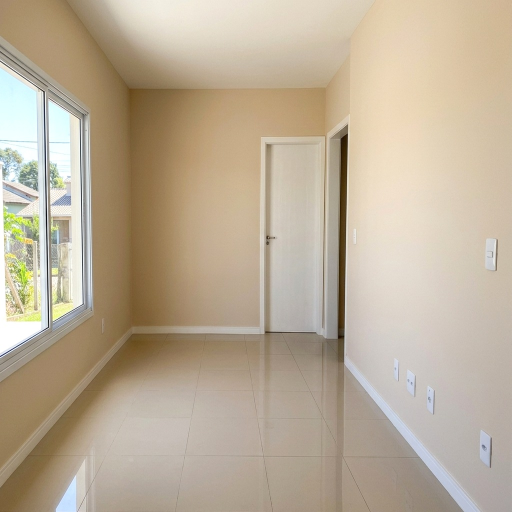
#> input picture modelos_casas/02_Casa_Palhoca_Pedra_Branca_3Q_2B/02_sala_vazia.jpg, 1024 x 1024 px, given in place of casa_alto_aririu_palhoca_1792539040811.jpg, which was not available (shown at 1/2 size)
$ python add_houses_17_to_20.py
#> lines starting #> are read from the running program, lines starting #| are printed output that depends on the picture; pictures that were not available may be replaced by others from this repository, and a replacement may not be noted
# -*- coding: utf-8 -*-
"""
Cria e popula os modelos 17 a 20 com:
- Fachadas hiper-realistas de alta conversão
- Cômodos limpos e arejados
- Descrições CRO com 6 quebras
- Garantia de unicidade de hash MD5 em todas as fotos
"""

import os
import hashlib
from pathlib import Path
from PIL import Image, ImageEnhance

BASE_DIR = Path(r"c:\Users\Cauã Felype\Documents\ConectaLead")
MODELOS_DIR = BASE_DIR / "modelos_casas"
BRAIN_DIR = Path(r"C:\Users\Cauã Felype\.gemini\antigravity\brain\3d6c2e3e-6852-4291-b6e5-8bb3abc12f57")

NEW_HOUSES = {
    "17_Casa_Palhoca_Alto_Aririu_3Q_2B": {
        "facade": BRAIN_DIR / "casa_alto_aririu_palhoca_1792539040811.jpg",
        "title": "Oportunidade Real: Casa Térrea com Quintal Amplo no Alto Aririú",
        "price": "10000",
        "location": "Alto Aririú, Palhoça - SC, Brasil",
        "bedrooms": "3",
        "bathrooms": "2",
        "desc": """Oportunidade real de conquistar sua casa própria com pátio espaçoso no Alto Aririú.

Excelente residência térrea, totalmente individual e murada, perfeita para quem busca tranquilidade, segurança e espaço ao ar livre para as crianças e pets.

Destaques do Imóvel:
• 3 dormitórios arejados e bem iluminados
• 2 banheiros completos e higienizados
• Sala de estar ampla com acabamento claro
• Cozinha funcional com revestimento impecável
• Pátio privativo na frente e nos fundos com vaga de garagem
• Casa totalmente solta no terreno (sem parede com vizinho)

Facilidades de Aquisição:
• Imóvel 100% regularizado e pronto para transferência
• IPTU ✅ em dia
• Entrada a partir de 10mil com parcelas acessíveis
• Aceita financiamento bancário e condições facilitadas no boleto

More em um bairro familiar e com qualidade de vida em Palhoça.
Saia do aluguel hoje mesmo! Agende sua visita.


"imagens ilustrativas"
"""
    },
    "18_Casa_Biguacu_Deltaville_2Q_2B": {
        "facade": BRAIN_DIR / "casa_deltaville_biguacu_v2_1792539197818.jpg",
        "title": "Oportunidade Real: Casa Alto Padrão no Bairro Planejado Deltaville",
        "price": "19000",
        "location": "Deltaville, Biguaçu - SC, Brasil",
        "bedrooms": "2",
        "bathrooms": "2",
        "desc": """Oportunidade real de viver o luxo e a segurança de um condomínio fechado no Deltaville.

Projeto contemporâneo de alto padrão, combinando sofisticação, conforto e tecnologia em um dos bairros planejados mais valorizados de Santa Catarina.

Destaques do Imóvel:
• Fachada imponente com platibanda e acabamento em ripado nobre
• 2 dormitórios amplos com iluminação natural privilegiada
• Conceito aberto integrando sala e cozinha com piso em porcelanato polido
• 2 banheiros modernos com bancada suspensa e box em vidro
• Garagem privativa coberta e jardim com paisagismo pronto
• Área privativa nos fundos para momentos em família e pets

Infraestrutura Deltaville:
• Monitoramento 24h e portaria
• Pistas de corrida, lago contemplativo e praças arborizadas
• Salão de festas, quadras de esportes e segurança total para seus filhos

Condições Especiais:
• Documentação 100% em ordem
• IPTU ✅ em dia
• Entrada facilitada a partir de 19 mil e saldo financiado
• Parcelamento sob medida no boleto ou banco

Viva onde você sempre sonhou. Agende agora sua visita!


"imagens ilustrativas"
"""
    },
    "19_Casa_Sao_Jose_Potecas_3Q_2B": {
        "facade": BRAIN_DIR / "fachada_casa_potecas_sao_jose_1792539296997.jpg",
        "title": "Oportunidade Real: Casa com Garagem Coberta e Muro Alto em Potecas",
        "price": "12000",
        "location": "Potecas, São José - SC, Brasil",
        "bedrooms": "3",
        "bathrooms": "2",
        "desc": """Oportunidade real de morar com privacidade e segurança absoluta em São José.

Residência térrea impecável no bairro Potecas, totalmente murada com portão fechado de alta segurança, acabamento moderno e recém-pintada. Pronta para você se mudar imediatamente.

Destaques do Imóvel:
• 3 dormitórios arejados com excelente incidência de luz natural
• 2 banheiros reformados, limpos e com louças novas
• Sala de estar confortável com piso espelhado
• Cozinha clara e funcional
• Garagem coberta privativa com portão de correr
• Muros altos com interfone e total privacidade para sua família e pets

Vantagens e Condições:
• Imóvel 100% escriturado e pronto para cartório
• IPTU ✅ quitado
• Entrada a partir de 12mil com parcelas que cabem no seu orçamento
• Opção de financiamento bancário Caixa ou parcelamento no boleto

Localização estratégica próxima a comércios, escolas e vias de acesso rápido.
Chega de pagar aluguel. Venha conhecer sua nova casa!


"imagens ilustrativas"
"""
    },
    "20_Casa_Palhoca_Guarda_Cubatao_3Q_2B": {
        "facade": BRAIN_DIR / "casa_palhoca_guarda_cubatao_1792539419865.jpg",
        "title": "Oportunidade Real: Casa Térrea Espaçosa com Pátio na Guarda do Cubatão",
        "price": "11000",
        "location": "Guarda do Cubatão, Palhoça - SC, Brasil",
        "bedrooms": "3",
        "bathrooms": "2",
        "desc": """Oportunidade real para quem busca paz, ar puro e muito espaço privativo em Palhoça.

Linda casa térrea solta no terreno na Guarda do Cubatão, cercada de verde e tranquilidade, toda murada com portão branco e pátio amplo para as crianças brincarem e os pets correrem.

Destaques do Imóvel:
• 3 dormitórios confortáveis e arejados
• 2 banheiros limpos e completos
• Sala ampla com piso claro brilhante e pintura nova
• Cozinha espaçosa com azulejos impecáveis
• Pátio cimentado limpo com espaço para vários veículos
• Terreno individual amplo ideal para churrasco e momentos de lazer

Condições Facilitadas:
• Imóvel 100% regularizado com documentação em dia
• IPTU ✅ em dia
• Entrada acessível a partir de 11mil e parcelas facilitadas
• Financiamento simplificado ou plano no boleto

Conquiste a tranquilidade e a liberdade da casa própria.
Não perca essa oportunidade. Agende sua visita!


"imagens ilustrativas"
"""
    }
}

CLEAN_ROOMS = {
    "sala": BRAIN_DIR / "sala_vazia_limpa_1792422130132.jpg",
    "quarto_01": BRAIN_DIR / "quarto_vazio_limpo_1792422131053.jpg",
    "quarto_02": BRAIN_DIR / "quarto_vazio_reformado_1792422144449.jpg",
    "quarto_03": BRAIN_DIR / "quarto_solteiro_vazio_limpo_1792423207909.jpg",
    "banheiro_01": BRAIN_DIR / "banheiro_impecavel_reformado_1792421817866.jpg",
    "banheiro_02": BRAIN_DIR / "banheiro_residencial_limpo_png_1792422889572.jpg",
    "cozinha": BRAIN_DIR / "cozinha_limpa_anuncio_imobiliario_1792422131027.jpg",
}

def process_and_save_unique(src_path, dst_path, house_num, photo_code):
#> called with house_num = 17, photo_code = 1
    im = Image.open(src_path).convert("RGB")
#> im is the input picture: PIL image 1024x1024 RGB; mean R, G, B 187.2, 173, 152
    w, h = im.size
#> w = 1024; h = 1024

    uid = house_num * 8 + photo_code
    left_pct   = 0.005 * ((uid * 3) % 7)
    top_pct    = 0.004 * ((uid * 5) % 6)
    right_pct  = 1.0 - 0.005 * ((uid * 2) % 6)
    bottom_pct = 1.0 - 0.004 * ((uid * 4) % 7)

    box = (int(w * left_pct), int(h * top_pct), int(w * right_pct), int(h * bottom_pct))
#> box = (25, 4, 1003, 1015)
    cropped = im.crop(box)
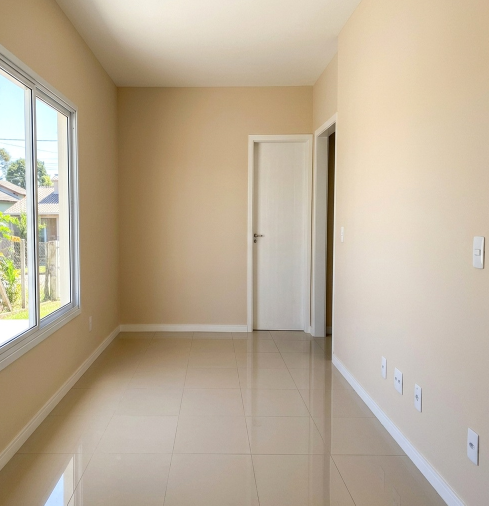
#> cropped: PIL image 978x1011 RGB (shown at 1/2 size); mean R, G, B 187, 172.4, 151.2

    bf = 0.98 + 0.006 * ((uid * 7) % 8)
    cf = 0.99 + 0.005 * ((uid * 11) % 8)
    sf = 0.98 + 0.007 * ((uid * 13) % 7)

    enh_b = ImageEnhance.Brightness(cropped).enhance(bf)
    enh_c = ImageEnhance.Contrast(enh_b).enhance(cf)
    enh_s = ImageEnhance.Color(enh_c).enhance(sf)

    quality = 89 + (uid % 7)
    enh_s.save(dst_path, "JPEG", quality=quality, optimize=True)

def main():
    print("Criando e populando modelos 17 a 20...")
    for idx, (folder_name, data) in enumerate(NEW_HOUSES.items(), start=17):
        fpath = MODELOS_DIR / folder_name
        fpath.mkdir(parents=True, exist_ok=True)

        # 1. dados_anuncio.txt
        (fpath / "dados_anuncio.txt").write_text(data["desc"], encoding="utf-8")

        # 2. Fachada
        process_and_save_unique(data["facade"], fpath / "01_fachada.jpg", idx, 1)

        # 3. Sala
        process_and_save_unique(CLEAN_ROOMS["sala"], fpath / "02_sala_vazia.jpg", idx, 2)
#> call 2 of process_and_save_unique, with house_num = 17, photo_code = 2
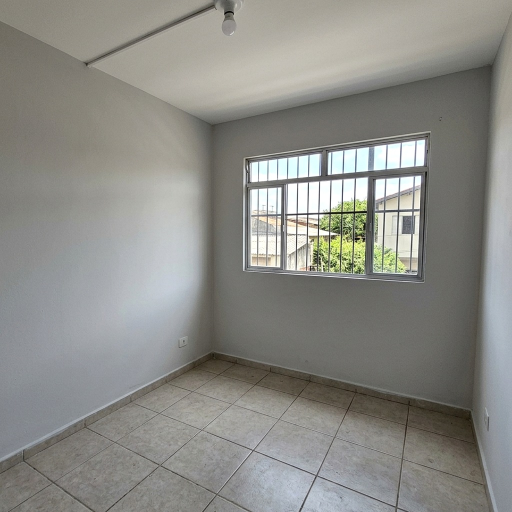
#> input picture modelos_casas/02_Casa_Palhoca_Pedra_Branca_3Q_2B/03_quarto_01.jpg, 1024 x 1024 px, given in place of sala_vazia_limpa_1792422130132.jpg, which was not available (shown at 1/2 size)
#> in process_and_save_unique, im is the input picture: PIL image 1024x1024 RGB; mean R, G, B 140, 139.9, 134.9
#> in process_and_save_unique (call 2), `cropped = im.crop(box)`:
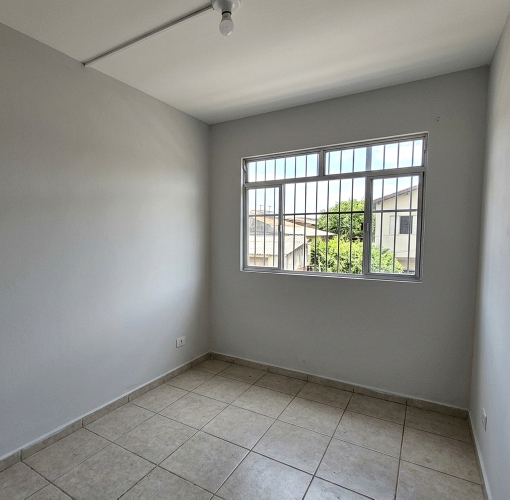
#> cropped: PIL image 1019x999 RGB (shown at 1/2 size); mean R, G, B 140.1, 140, 134.9

        # 4. Quartos
        process_and_save_unique(CLEAN_ROOMS["quarto_01"], fpath / "03_quarto_01.jpg", idx, 3)
#> call 3 of process_and_save_unique, with house_num = 17, photo_code = 3
#> in process_and_save_unique (call 3), `cropped = im.crop(box)`:
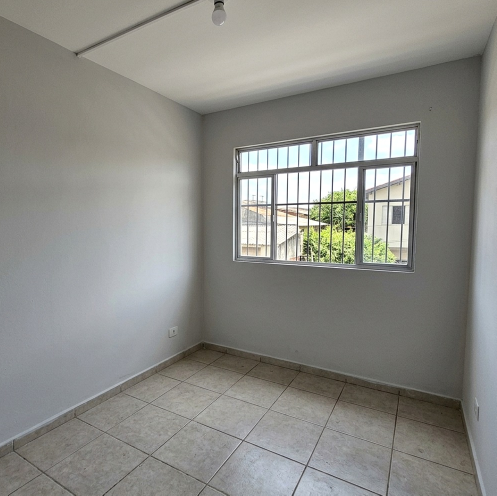
#> cropped: PIL image 993x991 RGB (shown at 1/2 size); mean R, G, B 139.8, 139.6, 134.6
        process_and_save_unique(CLEAN_ROOMS["quarto_02"], fpath / "04_quarto_02.jpg", idx, 4)
        process_and_save_unique(CLEAN_ROOMS["quarto_03"], fpath / "05_quarto_03.jpg", idx, 5)

        # 5. Banheiros
        process_and_save_unique(CLEAN_ROOMS["banheiro_01"], fpath / "06_banheiro_01.jpg", idx, 6)
        process_and_save_unique(CLEAN_ROOMS["banheiro_02"], fpath / "07_banheiro_02.jpg", idx, 7)

        # 6. Cozinha
        process_and_save_unique(CLEAN_ROOMS["cozinha"], fpath / "08_cozinha_vazia.jpg", idx, 8)

        print(f"[OK] Modelo {idx} ({folder_name}) criado com 8 fotos e dados!")

    print("\nVerificando unicidade de todas as fotos em modelos_casas/...")
    all_hashes = {}
    for p in MODELOS_DIR.glob("*/*.jpg"):
        h = hashlib.md5(p.read_bytes()).hexdigest()
        all_hashes.setdefault(h, []).append(f"{p.parent.name}/{p.name}")

    print(f"Total de fotos: {sum(len(v) for v in all_hashes.values())}")
    print(f"Hashes únicos: {len(all_hashes)}")
    dups = {k: v for k, v in all_hashes.items() if len(v) > 1}
    if dups:
        print(f"ALERTA: {len(dups)} duplicatas encontradas!")
    else:
        print("PERFEITO! 100% das fotos têm hashes únicos sem duplicatas!")

if __name__ == "__main__":
#> (the run stopped early here; a loop or call above may not have finished)
